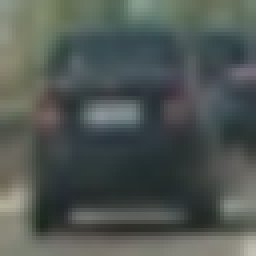
#> input picture test_images/Data2/vehicles/GTI_Far/image0002.png, 64 x 64 px (shown 4 times larger); its folder holds only this picture in this run
$ jupyter execute --allow-errors report.ipynb   (shell and % lines are left out)   (older library calls are emulated)
#> lines starting #> are read from the running program, lines starting #| are printed output that depends on the picture; after the words box and inside, x2 and y2 are one past the last pixel; in counts of white or black regions, pixels touching at a corner belong together
# Vehicle Detection and Tracking

The objective of this project is to detect and track the surrounding vehicles while driving on a road.
The goals / steps of this project are the following:

- Perform a Histogram of Oriented Gradients (HOG) feature extraction on a labeled training set of images and train a classifier Linear SVM classifier

- Optionally, you can also apply a color transform and append binned color features, as well as histograms of color, to your HOG feature vector.
    Note: for those first two steps don't forget to normalize your features and randomize a selection for training and testing.

- Implement a sliding-window technique and use your trained classifier to search for vehicles in images.

- Run your pipeline on a video stream (start with the test_video.mp4 and later implement on full project_video.mp4) and create a heat map of recurring detections frame by frame to reject outliers and follow detected vehicles.

- Estimate a bounding box for vehicles detected.

[cell 1]
import matplotlib.image as mpimg
import matplotlib.pyplot as plt
import numpy as np
import cv2
import glob
import time
from sklearn.svm import LinearSVC
from sklearn.preprocessing import StandardScaler
from skimage.feature import hog
#from lesson_functions import *
# NOTE: the next import is only valid for scikit-learn version <= 0.17
# for scikit-learn >= 0.18 use:
from sklearn.model_selection import train_test_split
#from sklearn.cross_validation import train_test_split
from scipy.ndimage.measurements import label

### Importing the Data:

[cell 2]
cars = glob.glob('./test_images/Data2/vehicles/*/*.png')
notcars = glob.glob('./test_images/Data2/non-vehicles/*/*.png')

print('There are' , len(cars) , 'Car images')
print('There are' , len(notcars) , 'NotCar images')

### Histogram of Oriented Gradients (HOG)

The function `get_hog_features` is defined to get the HOG features from images using the fllowing parameters:
- orient
- pixel per cell
- cell per block

Below, an examle of HOG feature extraction is shown.

[cell 3]
def get_hog_features(img, orient, pix_per_cell, cell_per_block,
                        vis=False, feature_vec=True):
    # Call with two outputs if vis==True
    if vis == True:
        features, hog_image = hog(img, orientations=orient,
                                  pixels_per_cell=(pix_per_cell, pix_per_cell),
                                  cells_per_block=(cell_per_block, cell_per_block),
                                  transform_sqrt=True,
                                  visualise=vis, feature_vector=feature_vec)
        return features, hog_image
    # Otherwise call with one output
    else:
        features = hog(img, orientations=orient,
                       pixels_per_cell=(pix_per_cell, pix_per_cell),
                       cells_per_block=(cell_per_block, cell_per_block),
                       transform_sqrt=True,
                       visualise=vis, feature_vector=feature_vec)
        return features

[cell 4]
ind = np.random.randint(0, len(cars))
# Read in the image
image = mpimg.imread(cars[ind])
#> image is the input picture: shape (64, 64, 3) float32; mean R, G, B 0.314, 0.342, 0.326
gray = cv2.cvtColor(image, cv2.COLOR_RGB2GRAY)
# Define HOG parameters
orient = 9
pix_per_cell = 8
cell_per_block = 2
# Call our function with vis=True to see an image output
features, hog_image = get_hog_features(gray, orient,
                        pix_per_cell, cell_per_block,
                        vis=True, feature_vec=False)
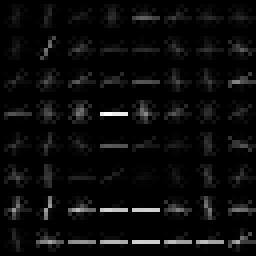
#> hog_image: shape (64, 64) float32 (shown 4 times larger); min 0, max 0.1, mean 0.00439; drawn with min black and max white


# Plot the examples
fig = plt.figure()
plt.subplot(121)
plt.imshow(image, cmap='gray')
plt.title('Example Car Image')
plt.subplot(122)
plt.imshow(hog_image, cmap='gray')
plt.title('HOG Visualization')
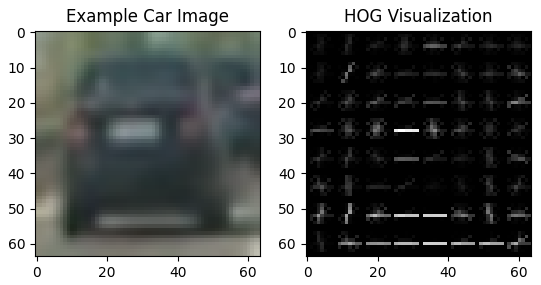
#> figure drawn by matplotlib, 2 panels

#### 2. Explain how you settled on your final choice of HOG parameters.

Different combinations of HOG parameters were tested in this experiment, and I chose the ones which resulted in higher classifier accuracy in a shorter time.

####  Color Features:

In addition to HOG features, Binned color features and olor histogram features are also extracted from the images.

[cell 5]
def bin_spatial(img, size=(32, 32)):
    # Use cv2.resize().ravel() to create the feature vector
    features = cv2.resize(img, size).ravel()
    # Return the feature vector
    return features

ind = np.random.randint(0, len(cars))
# Read in the image
image = mpimg.imread(cars[ind])
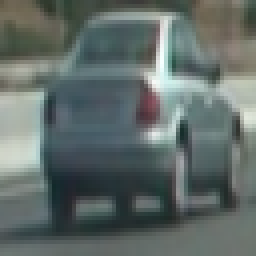
#> input picture test_images/Data2/vehicles/GTI_Left/image0012.png, 64 x 64 px (shown 4 times larger)
#> image is the input picture: shape (64, 64, 3) float32; mean R, G, B 0.381, 0.423, 0.411
#image = cv2.cvtColor(image,cv2.COLOR_BGR2RGB)
binned=bin_spatial(image, size=(32, 32))
#> in bin_spatial, `features = cv2.resize(img, size).ravel()`: features = 3072 values, max 0.946 at index 1018, min 0.0922 at index 2229, mean 0.405
#> binned has the same summary as features in bin_spatial


# Plot the examples
fig = plt.figure()
plt.subplot(121)
plt.imshow(image, cmap='gray')
plt.title('Example Car Image')
plt.subplot(122)
plt.plot(binned)
plt.title('Binned Color Features')
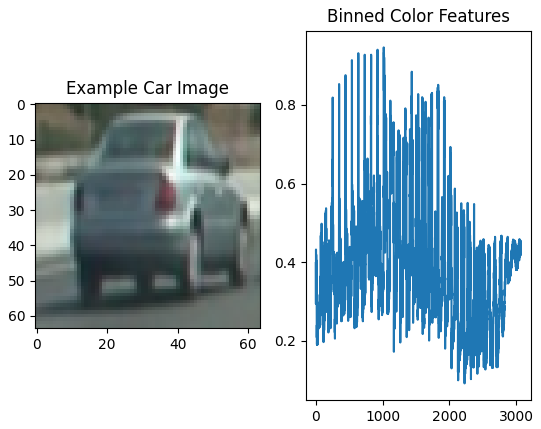
#> figure drawn by matplotlib, 2 panels; panel 2: curve peaks at x = 1018, y = 0.946

[cell 6]
def color_hist(img, nbins=32, bins_range=(0, 256)):
    # Compute the histogram of the color channels separately
    channel1_hist = np.histogram(img[:,:,0], bins=nbins, range=bins_range)
    channel2_hist = np.histogram(img[:,:,1], bins=nbins, range=bins_range)
    channel3_hist = np.histogram(img[:,:,2], bins=nbins, range=bins_range)
    # Concatenate the histograms into a single feature vector
    hist_features = np.concatenate((channel1_hist[0], channel2_hist[0], channel3_hist[0]))
    # Return the individual histograms, bin_centers and feature vector
    return hist_features

### Feature Extraction

In the `extract_features` function shown below, the hog, color bin and color histogram features are extracted and concatenated.

[cell 7]
def extract_features(imgs, color_space='RGB', spatial_size=(32, 32),
                        hist_bins=32, orient=9,
                        pix_per_cell=8, cell_per_block=2, hog_channel=0,
                        spatial_feat=True, hist_feat=True, hog_feat=True):
    # Create a list to append feature vectors to
#> called with color_space = 'YCrCb', spatial_size = (16, 16), hist_bins = 32, orient = 8, pix_per_cell = 8, cell_per_block = 2, hog_channel = 'ALL', spatial_feat = True
    features = []
    # Iterate through the list of images
    for file in imgs:
        file_features = []
        # Read in each one by one
        #image = mpimg.imread(file)
        image = cv2.imread(file)
        image = cv2.cvtColor(image,cv2.COLOR_BGR2RGB)
        # apply color conversion if other than 'RGB'
        if color_space != 'RGB':
            if color_space == 'HSV':
                feature_image = cv2.cvtColor(image, cv2.COLOR_RGB2HSV)
            elif color_space == 'LUV':
                feature_image = cv2.cvtColor(image, cv2.COLOR_RGB2LUV)
            elif color_space == 'HLS':
                feature_image = cv2.cvtColor(image, cv2.COLOR_RGB2HLS)
            elif color_space == 'YUV':
                feature_image = cv2.cvtColor(image, cv2.COLOR_RGB2YUV)
            elif color_space == 'YCrCb':
                feature_image = cv2.cvtColor(image, cv2.COLOR_RGB2YCrCb)
#> feature_image: shape (64, 64, 3); mean of channels 0, 1, 2 84.7, 124.7, 127.2
        else: feature_image = np.copy(image)

        if spatial_feat == True:
            spatial_features = bin_spatial(feature_image, size=spatial_size)
#> spatial_features = 768 values, max 177 at index 765, min 39 at index 660, mean 112.4
            file_features.append(spatial_features)
        if hist_feat == True:
            # Apply color_hist()
            hist_features = color_hist(feature_image, nbins=hist_bins)
#> in color_hist, `hist_features = np.concatenate((channel1_hist[0], channel2_hist[0], ch..`: hist_features = 96 values, max 2685 at index 47, min 0 at index 0, mean 128
            file_features.append(hist_features)
        if hog_feat == True:
        # Call get_hog_features() with vis=False, feature_vec=True
            if hog_channel == 'ALL':
                hog_features = []
                for channel in range(feature_image.shape[2]):
                    hog_features.append(get_hog_features(feature_image[:,:,channel],
                                        orient, pix_per_cell, cell_per_block,
                                        vis=False, feature_vec=True))
#> after the loop, hog_features = 3 items
                hog_features = np.ravel(hog_features)
#> hog_features = 4704 values, max 0.481 at index 1235, min 0 at index 3, mean 0.128
            else:
                hog_features = get_hog_features(feature_image[:,:,hog_channel], orient,
                            pix_per_cell, cell_per_block, vis=False, feature_vec=True)
            # Append the new feature vector to the features list
            file_features.append(hog_features)
        features.append(np.concatenate(file_features))
    # Return list of feature vectors
    return features

### SVM Classifier

Below, the final choise for feature extraction paramteres are shown. Once the features are extracted, they are used on a linear support vector machine classifier (SVC) as training data.

[cell 8]
color_space = 'YCrCb' # Can be RGB, HSV, LUV, HLS, YUV, YCrCb
orient = 8  # HOG orientations
pix_per_cell = 8 # HOG pixels per cell
cell_per_block = 2 # HOG cells per block
hog_channel ="ALL"# Can be 0, 1, 2, or "ALL"
spatial_size = (16,16) # Spatial binning dimensions
hist_bins = 32   # Number of histogram bins
spatial_feat = True # Spatial features on or off
hist_feat = True # Histogram features on or off
hog_feat = True # HOG features on or off
y_start_stop = [350,650] # Min and max in y to search in slide_window()
x_start_stop = [None, None]#[400,1300]

car_features = extract_features(cars, color_space=color_space,
                        spatial_size=spatial_size, hist_bins=hist_bins,
                        orient=orient, pix_per_cell=pix_per_cell,
                        cell_per_block=cell_per_block,
                        hog_channel=hog_channel, spatial_feat=spatial_feat,
                        hist_feat=hist_feat, hog_feat=hog_feat)
#> car_features = 2 items
notcar_features = extract_features(notcars, color_space=color_space,
                        spatial_size=spatial_size, hist_bins=hist_bins,
                        orient=orient, pix_per_cell=pix_per_cell,
                        cell_per_block=cell_per_block,
                        hog_channel=hog_channel, spatial_feat=spatial_feat,
                        hist_feat=hist_feat, hog_feat=hog_feat)

#> (the rest of this cell did not finish here and is left out)

### Sliding Window Search

In order to look for a vehicle in an image, a sliding window search is used. The size of this window should be a tradeoff between large and small, inorder to include vehicles which are near or far from the vehicle. The function `slide_window` shown below takes an image as an input and defines rectangles with the start ad end points of `x_start_stop` and `y_start_stop` with a pre-determined size and overlap.

Then, the function `draw_boxes` draws these calculated rectangles on the given image.

[cell 9]
def slide_window(img, x_start_stop=[None, None], y_start_stop=[None, None],
                    xy_window=(64, 64), xy_overlap=(0.5, 0.5)):
    # If x and/or y start/stop positions not defined, set to image size
    if x_start_stop[0] == None:
        x_start_stop[0] = 0
    if x_start_stop[1] == None:
        x_start_stop[1] = img.shape[1]
    if y_start_stop[0] == None:
        y_start_stop[0] = 0
    if y_start_stop[1] == None:
        y_start_stop[1] = img.shape[0]
    # Compute the span of the region to be searched
    xspan = x_start_stop[1] - x_start_stop[0]
    yspan = y_start_stop[1] - y_start_stop[0]
    # Compute the number of pixels per step in x/y
    nx_pix_per_step = np.int(xy_window[0]*(1 - xy_overlap[0]))
    ny_pix_per_step = np.int(xy_window[1]*(1 - xy_overlap[1]))
    # Compute the number of windows in x/y
    nx_buffer = np.int(xy_window[0]*(xy_overlap[0]))
    ny_buffer = np.int(xy_window[1]*(xy_overlap[1]))
    nx_windows = np.int((xspan-nx_buffer)/nx_pix_per_step)
    ny_windows = np.int((yspan-ny_buffer)/ny_pix_per_step)
    # Initialize a list to append window positions to
    window_list = []
    # Loop through finding x and y window positions
    # Note: you could vectorize this step, but in practice
    # you'll be considering windows one by one with your
    # classifier, so looping makes sense
    for ys in range(ny_windows):
        for xs in range(nx_windows):
            # Calculate window position
            startx = xs*nx_pix_per_step + x_start_stop[0]
            endx = startx + xy_window[0]
            starty = ys*ny_pix_per_step + y_start_stop[0]
            endy = starty + xy_window[1]

            # Append window position to list
            window_list.append(((startx, starty), (endx, endy)))
    # Return the list of windows
    return window_list

[cell 10]
def draw_boxes(img, bboxes, color=(0, 0, 255), thick=6):
    # Make a copy of the image
    imcopy = np.copy(img)
    # Iterate through the bounding boxes
    for bbox in bboxes:
        # Draw a rectangle given bbox coordinates
        cv2.rectangle(imcopy, bbox[0], bbox[1], color, thick)
    # Return the image copy with boxes drawn
    return imcopy

In the example below, windows are drawn on the test image with speific start and stop points.

[cell 11]
image = mpimg.imread('test_images/test5.jpg')
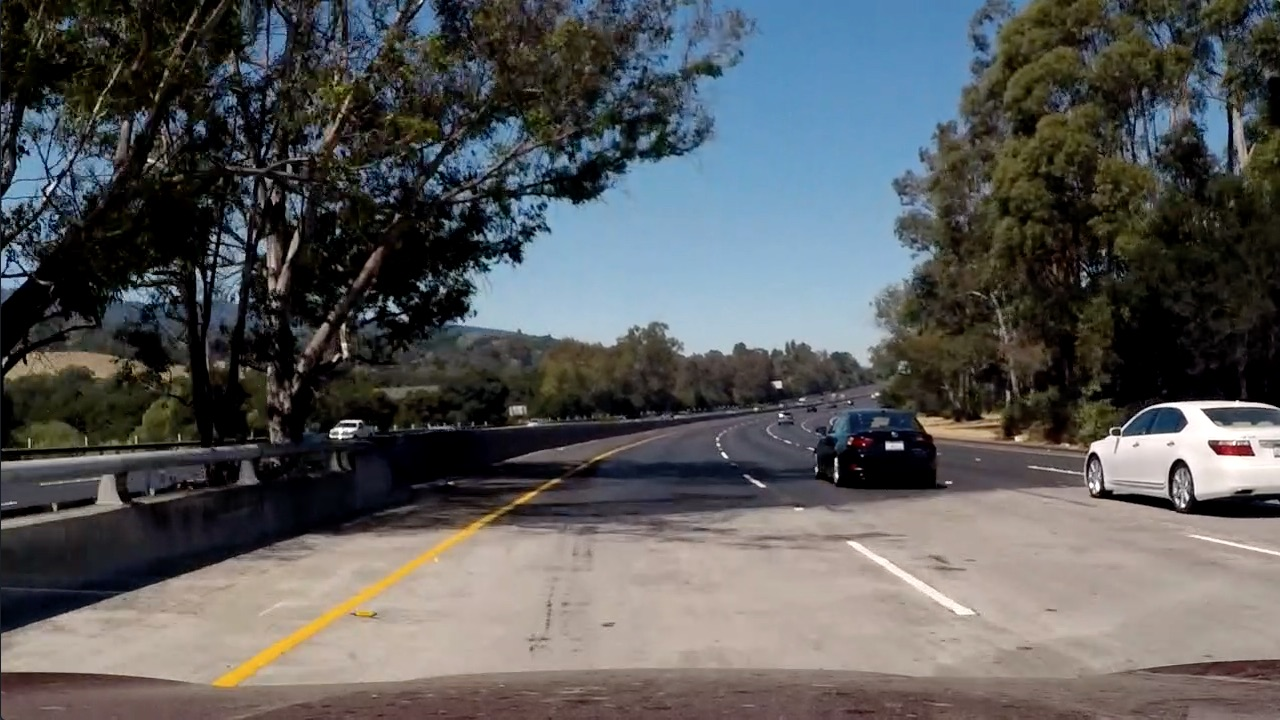
#> input picture test_images/test5.jpg, 1280 x 720 px, found by its file name
#> image is the input picture: shape (720, 1280, 3); mean R, G, B 88.5, 89.3, 89.8
windows = slide_window(image, x_start_stop=[200, 1000], y_start_stop=[300, 600],
                    xy_window=(128, 128), xy_overlap=(0.5, 0.5))
#> windows = 33 items

window_img = draw_boxes(image, windows, color=(0, 0, 255), thick=6)
#> the loop in draw_boxes, `for bbox in bboxes:` made 33 passes
#> bbox on passes 1 to 8: ((200, 300), (328, 428)), ((264, 300), (392, 428)), ((328, 300), (456, 428)), ((392, 300), (520, 428)), ((456, 300), (584, 428)), ((520, 300), (648, 428)), ((584, 300), (712, 428)), ((648, 300), (776, 428))
#> after the loop in draw_boxes, `for bbox in bboxes:`:
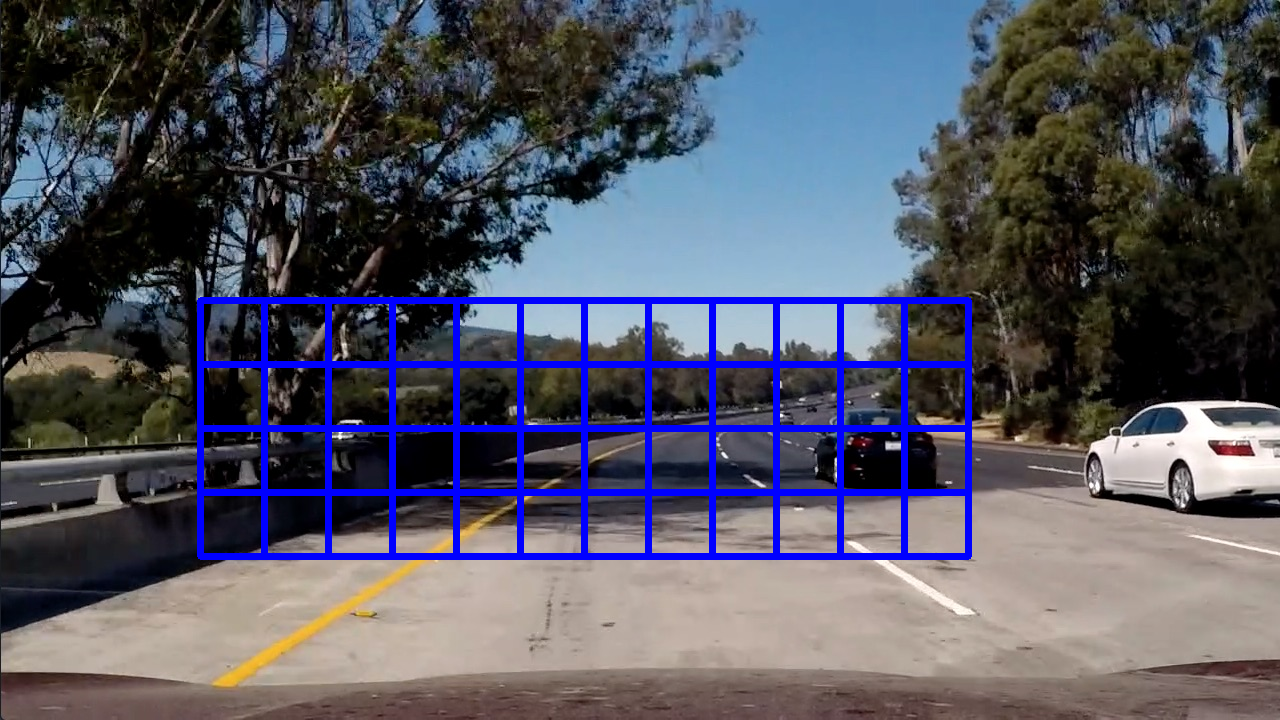
#> imcopy: shape (720, 1280, 3); 5.19% of pixels changed, all inside (x1, y1, x2, y2) = (197, 297, 972, 560)
plt.imshow(window_img)

In order to search for vehicles using the sliding window tecchnique, the following points must be considered:

- Different window sized must be considered because the durrounding vehicles can be near or far from the subject vehicle.

- for computation effiiency, only the bottom half of the image is considered for the sliding window search. That is the section that includes the road ahead with the vehicles.

The function `search_window` checks every window for possibility of existing a vehicle. Its output is a list of windows which are "hot" that means contain a vehicle.

[cell 12]
# [45 lines left out: function single_img_features, not called in this run]

[cell 13]
# [29 lines left out: function search_windows, not called in this run]

Below is a test image which is inspected by the function `search_window` and the windows which included a car are drawn on the original image. It can be seen that thsearch window was able to crrectly detect the existance of cars in the image.

[cell 14]
image = mpimg.imread('test_images/test5.jpg')

draw_image = np.copy(image)

# Uncomment the following line if you extracted training
# data from .png images (scaled 0 to 1 by mpimg) and the
# image you are searching is a .jpg (scaled 0 to 255)
#image = image.astype(np.float32)/255

windows = slide_window(image, x_start_stop=x_start_stop, y_start_stop=y_start_stop,
                    xy_window=(128, 128), xy_overlap=(0.85, 0.85))
#> windows = 610 items
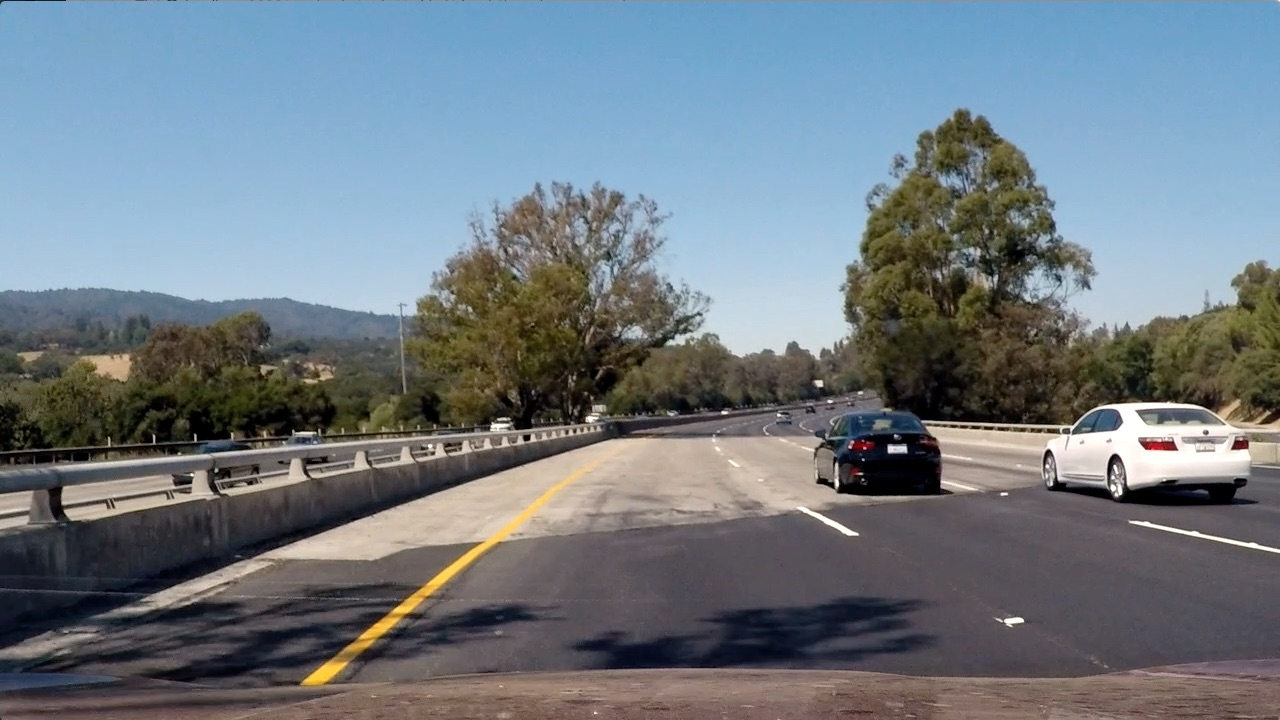
#> input picture test_images/test4.jpg, 1280 x 720 px, found by its file name
#> further down, image is the input picture: shape (720, 1280, 3); mean R, G, B 112.2, 122.7, 130.9

#> (the rest of this cell did not finish here and is left out)

#### 2. Show some examples of test images to demonstrate how your pipeline is working. What did you do to optimize the performance of your classifier?

#### Hog Sub-sampling Window Search

For a more efficient search and classification, the function `find_cars` is developed which extracts the hog features one and is capable of extracting features and classification. The performance of this function is shown below.

[cell 15]
# [64 lines left out: function find_cars, not called in this run]

[cell 16]
ystart = 400
ystop = 650
scale = 1.5

img=mpimg.imread('test_images/test5.jpg')

#> (the rest of this cell did not finish here and is left out)

[cell 17]
# Define a single function that can extract features using hog sub-sampling and make predictions
def find_cars2(img, ystart, ystop, scale):

#> called with ystart = 350, ystop = 400, scale = 1.5
    color_space = 'YCrCb' # Can be RGB, HSV, LUV, HLS, YUV, YCrCb
    orient = 8  # HOG orientations
    pix_per_cell = 8 # HOG pixels per cell
    cell_per_block = 2 # HOG cells per block
    hog_channel ="ALL"# Can be 0, 1, 2, or "ALL"
    spatial_size = (16,16) # Spatial binning dimensions
    hist_bins = 32   # Number of histogram bins
    spatial_feat = True # Spatial features on or off
    hist_feat = True # Histogram features on or off
    hog_feat = True # HOG features on or off


    draw_img = np.copy(img)
    #img = img.astype(np.float32)/255

    boxes=[]

    img_tosearch = img[ystart:ystop,:,:]
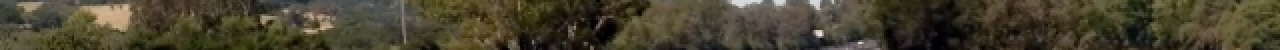
#> img_tosearch: shape (50, 1280, 3) (shown at 1/2 size); mean R, G, B 71, 65.3, 46.5
    ctrans_tosearch =cv2.cvtColor(img_tosearch,cv2.COLOR_RGB2YCrCb)
#> ctrans_tosearch: shape (50, 1280, 3); mean of channels 0, 1, 2 64.8, 132.4, 117.6
    if scale != 1:
        imshape = ctrans_tosearch.shape
        ctrans_tosearch = cv2.resize(ctrans_tosearch, (np.int(imshape[1]/scale), np.int(imshape[0]/scale)))
#> ctrans_tosearch: shape (33, 853, 3); mean of channels 0, 1, 2 64.7, 132.4, 117.6

    ch1 = ctrans_tosearch[:,:,0]
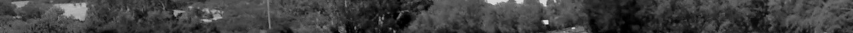
#> ch1: shape (33, 853); min 0, max 232, mean 64.7
    ch2 = ctrans_tosearch[:,:,1]
    ch3 = ctrans_tosearch[:,:,2]
#> (the rest of the program and of its run is left out)
